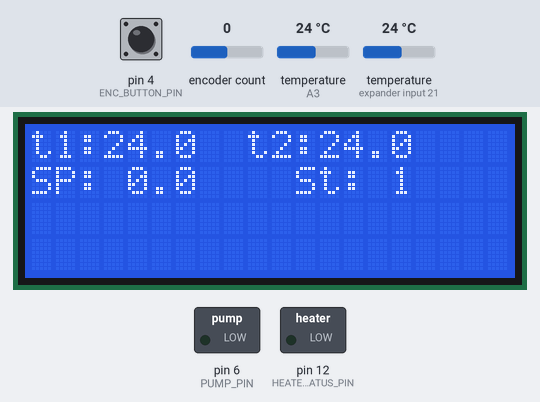
This sketch was run on a simulated Arduino Uno, built with avr-gcc and run on an emulated ATmega328P. On the bench: 20×4 character LCD, switched loads named in the sketch (green lamp = pin HIGH). The test bench sets the inputs (shaded band); at power-on: pin 4 (ENC_BUTTON_PIN) HIGH, encoder count 0, temperature (sensors on A3, expander input 21) 24 °C. What the sketch prints to the serial monitor is not drawn.

Above: at 2.4 s.
2.5 s: pin 4 (ENC_BUTTON_PIN) pulled LOW for 0.15 s
At 3.7 s:
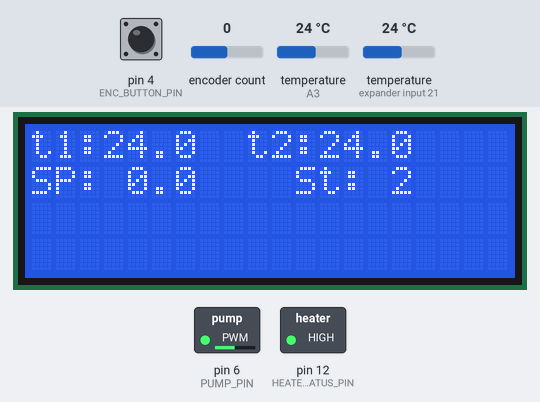
4.1 s: pin 4 (ENC_BUTTON_PIN) pulled LOW for 1 s
At 5.1 s:
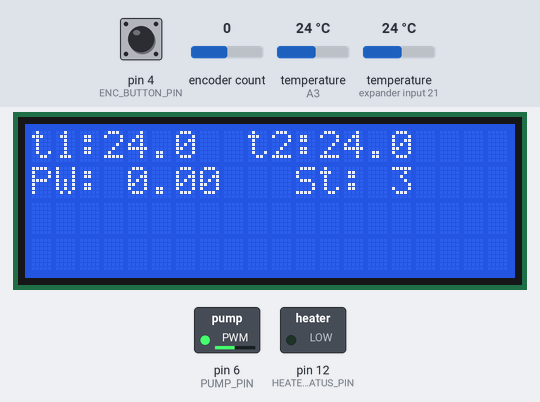
6.6 s: encoder count set to 1
At 6.9 s:
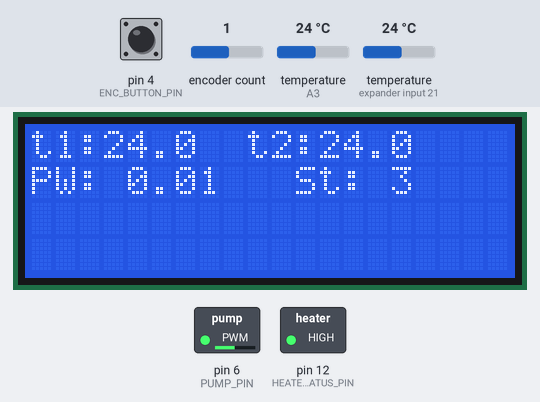
8.1 s: pin 4 (ENC_BUTTON_PIN) pulled LOW for 0.15 s
At 9.2 s:
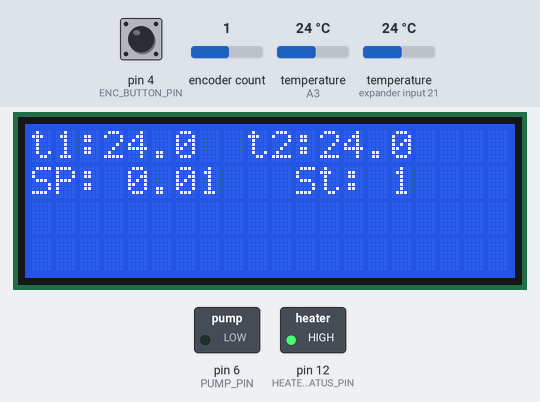
9.7 s: temperature (sensor on A3) set to 12 °C
At 11.2 s:
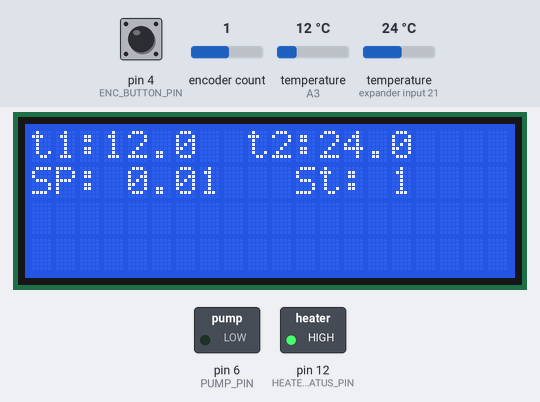
11.5 s: temperature (sensor on expander input 21) set to 12 °C
At 12.5 s:
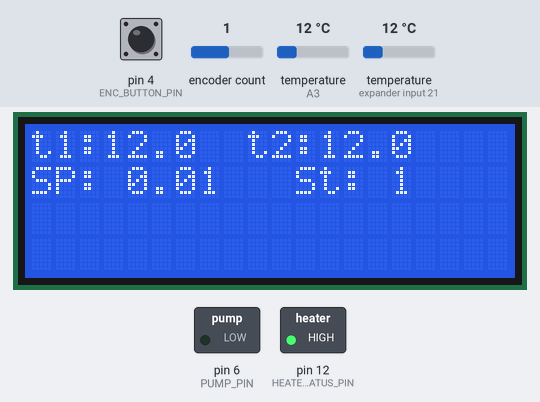
Timing chart, 0 to 14.5 s (numbered marks = the images above; inputs shaded):
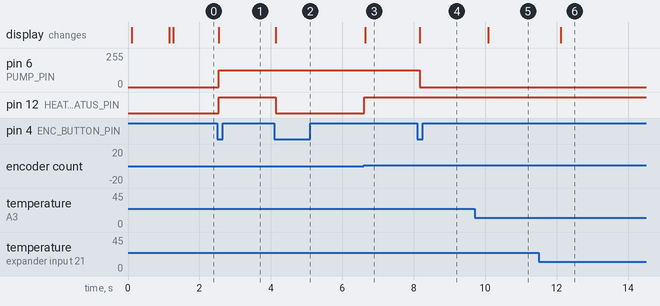

Measured:
- after the input at 2.5 s, pin 6 (PUMP_PIN): 0/255 → 125/255 at once; pin 12 (HEATER_STATUS_PIN): LOW → HIGH at once; the display: changes at once (image 1)
- after the input at 4.1 s, pin 12 (HEATER_STATUS_PIN): HIGH → LOW at once; the display: first changes at once (image 2 shows a later state)
- after the input at 6.6 s, pin 12 (HEATER_STATUS_PIN): LOW → HIGH at once; the display: changes at once (image 3)
- after the input at 8.1 s, pin 6 (PUMP_PIN): 125/255 → 0/255 after 0.07 s; the display: first changes after 0.07 s (image 4 shows a later state)
- after the input at 9.7 s, the display: changes after 0.39 s (image 5)
- after the input at 11.5 s, the display: changes after 0.61 s (image 6)

The sketch:

sous_vide_v1.ino
```cpp
#include <Wire.h>
#include <LiquidCrystal_I2C.h>
#include <OneWire.h>
#include <DallasTemperature.h>
#include <Bounce2.h>
#include <Encoder.h>

#define HEATER_STATUS_PIN 12
#define SSR_1_PIN 13                //SSR has to be on PWM capable pin
#define ONE_WIRE_BUS_PIN A3         //OnewWire has to be on analog pin
#define PUMP_PIN 6                  //Pump has to be on PWM capable pin
#define ENC_CLK_PIN  3              //For best performance, encoder has to be on interrupt capable pins
#define ENC_DT_PIN 2                //For best performance, encoder has to be on interrupt capable pins
#define ENC_BUTTON_PIN 4


//////////////// GLOBAL VARIABLES ////////////////
unsigned int state = 1;

unsigned long currentMillis = 0;
unsigned long tempLastMillis = 0;
unsigned int tempTimer = 2000;
double probe01Temp = 0;
double probe02Temp = 0;
int oldPosition  = 1;
int newPosition = 0;
int actPosition = 0;

double setpoint = 0;
double power = 0;
int powerInt = 0;

int pumpPWM = 125;                 // Can not be below 70 (pump wont start)

unsigned long ssrLastMillis = 0;
unsigned int ssrFreq = 10;
unsigned int ssrDutyCycle = 50;
unsigned int count = 0;


// Setup a oneWire instance to communicate with any OneWire devices
OneWire oneWire(ONE_WIRE_BUS_PIN);
// Pass our oneWire reference to Dallas Temperature.
DallasTemperature sensors(&oneWire);
//Specific adresses
DeviceAddress Probe01Add = { 0x28, 0x5D, 0xD8, 0x3D, 0x06, 0x00, 0x00, 0x1E };
DeviceAddress Probe02Add = { 0x28, 0xFF, 0x1D, 0x62, 0x61, 0x15, 0x03, 0xB0 };

//Setup LCD screen on I2C
LiquidCrystal_I2C lcd(0x27,20,4); // set the LCD address to 0x27 for a 16 chars and 2 line display

//Setup the encoder on 2 pins
Encoder encoder1(2, 3);

// Instantiate Bounce object
Bounce debouncer = Bounce();


//////////////// SSR CONTROL CLASS ////////////////
class SSR_Control {
  private:
  unsigned int _pin;
  unsigned int _windowLength;
  unsigned long _windowStartTime;
  double _dutyCycle;

  public:
  SSR_Control(int pin, int windowLength) {
    _pin = pin;
    _windowLength = windowLength;

    pinMode(_pin, OUTPUT);
  }
  void updateSSR(){
    //Check if it's time to turn on
    if(currentMillis - _windowStartTime <= _windowLength * _dutyCycle) {
      digitalWrite(_pin, HIGH);
    }
    else {
      digitalWrite(_pin, LOW);
    }

    //Check if windowsLength has passed, if so, set new windowStartTime
    if (currentMillis - _windowStartTime > _windowLength) {
      _windowStartTime += _windowLength;
    }
  }
  void setDutyCycle(double newDutyCycle) {
    _dutyCycle = newDutyCycle;
  }
  double getDutyCycle(){
    return _dutyCycle;
  }

};//end SSR class

double getTemperature(DeviceAddress deviceAddress){

  double tempC = sensors.getTempC(deviceAddress);

  if (tempC == -127.00) {
    Serial.print("Error getting temperature  ");
  }
  else {
    return tempC;
  }
}

void updateLCD() {
  lcd.setCursor(3, 0);
  lcd.print(probe01Temp, 1);
  lcd.setCursor(12, 0);
  lcd.print(probe02Temp, 1);
  lcd.setCursor(15, 1);
  lcd.print(state);
}

void updateEncoder() {
  newPosition = encoder1.read();
  if (newPosition != oldPosition) {
    if (newPosition % 4 == 0 || newPosition == 0) {
      actPosition = newPosition / 4;
      Serial.println(actPosition);
    }
    oldPosition = newPosition;
  }
}


//Instantiate SSR_Control object on pin 4 and with a windowlength of tempTimer = 2000ms
SSR_Control instans0(SSR_1_PIN, tempTimer);

void setAllDutyCycles(double dutyCycle) {
   instans0.setDutyCycle(dutyCycle);
}


//////////////// SETUP ////////////////
void setup() {
  lcd.init();
  lcd.backlight();
  lcd.clear();

  //lcd.setCursor(0, 0);
  //lcd.print("...BOOTING");

  pinMode(ONE_WIRE_BUS_PIN, INPUT);
  pinMode(SSR_1_PIN, OUTPUT);
  pinMode(ENC_BUTTON_PIN, INPUT_PULLUP);
  pinMode(HEATER_STATUS_PIN, OUTPUT);
  pinMode(PUMP_PIN, OUTPUT);

  Serial.begin(9600);
  sensors.begin();

  debouncer.attach(ENC_BUTTON_PIN);
  debouncer.interval(8);

  //Zero encoder and turn off pump mosfet
  encoder1.write(0);
  digitalWrite(PUMP_PIN, 0);

  // set the resolution to 10 bit (Can be 9 to 12 bits .. lower is faster)
  sensors.begin();
  sensors.setResolution(10); //Sets global resolution
  sensors.setWaitForConversion(false);
  sensors.requestTemperatures();

  Serial.println();
  Serial.print("Number of Devices found on bus = ");
  Serial.println(sensors.getDeviceCount());
  sensors.requestTemperatures();
  delay(1000);
  probe01Temp = getTemperature(Probe01Add);
  probe02Temp = getTemperature(Probe02Add);

  /*
  Serial.print("Probe 01 temp: ");
  Serial.println(probe01Temp);
  Serial.print("Probe 02 temp: ");
  Serial.println(probe02Temp);
  Serial.println(' ');
  */
  lcd.setCursor(0, 0);
  lcd.print("t1:");
  lcd.print(probe01Temp, 1);
  lcd.setCursor(9, 0);
  lcd.print("t2:");
  lcd.print(probe02Temp, 1);
  lcd.setCursor(0, 1);
  lcd.print("SP: ");
  lcd.setCursor(11, 1);
  lcd.print("St: ");

  delay(100);

} //end setup


//////////////// MAIN LOOP ////////////////
void loop() {
  currentMillis = millis();


  if (currentMillis - tempLastMillis >= tempTimer){
    tempLastMillis = currentMillis;

    probe01Temp = getTemperature(Probe01Add);
    probe02Temp = getTemperature(Probe02Add);
    /*
    Serial.print(probe01Temp);
    Serial.print("\t");
    Serial.println(probe02Temp);
    */
    sensors.requestTemperatures();
  }//temp read and control timer

  switch (state) {

    case 1: //start state
      //digitalWrite(HEATER_STATUS_PIN, LOW);
      digitalWrite(PUMP_PIN, 0);
      setAllDutyCycles(0);

      setpoint = actPosition;
      if (setpoint < 0) {setpoint = 0;}
      lcd.setCursor(0, 1);
      lcd.print("SP:");
      lcd.setCursor(4, 1);
      lcd.print(setpoint, 1);

      //Button press = next state
      if( debouncer.fell() ) {
        encoder1.write(0);
        state++;
      }
      break;

    case 2: //on/off reg state, pump is at pumpPWM
      digitalWrite(HEATER_STATUS_PIN, HIGH);
      analogWrite(PUMP_PIN, pumpPWM);

      if (probe02Temp < setpoint) {
        setAllDutyCycles(1.0);
      }
      else {
        instans0.setDutyCycle(0.0);
      }

      //Button press = next state
       if( debouncer.fell() ) {
        encoder1.write(0);
        state++;
      }
      break;

    case 3: //power state, pump is at pumpPWM
      analogWrite(PUMP_PIN, pumpPWM);
      powerInt = actPosition;

      //If power is below zero, set to zero
      if (powerInt < 0) {powerInt = 0;}

      //Turn on heater status led if heater is on
      if (powerInt > 0) {digitalWrite(HEATER_STATUS_PIN, 1);}
      else {digitalWrite(HEATER_STATUS_PIN, 0);}

      power = powerInt;
      power = power/100;
      setAllDutyCycles(power);


      lcd.setCursor(0, 1);
      lcd.print("PW: ");
      lcd.setCursor(4, 1);
      lcd.print(power);
      lcd.setCursor(9, 1);
      lcd.print("  ");

      //Button press = next state
      if( debouncer.fell() ) {
        encoder1.write(0);
        state = 1;
      }
      break;
  }

  //SAFETY TEMP CHECK
  if(probe01Temp > 90 || probe02Temp > 90) {
    instans0.setDutyCycle(0.0);
  }

  updateLCD();
  updateEncoder();
  debouncer.update();
  instans0.updateSSR();


}//end main loop
```
